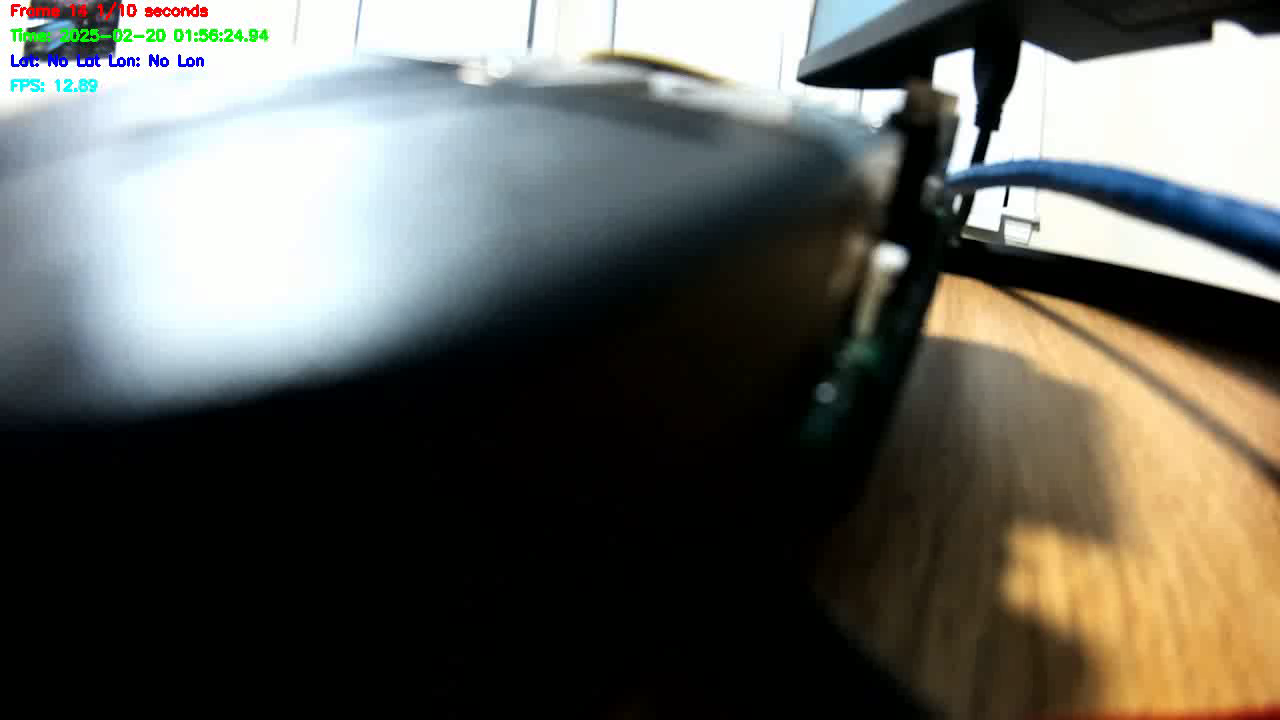
#> input picture frame 14 of test.avi, 1280 x 720 px, given in place of acrodashflip.mp4, which was not available
$ python stick_tracking.py
#> lines starting #> are read from the running program, lines starting #| are printed output that depends on the picture; after the words box and inside, x2 and y2 are one past the last pixel; in counts of white or black regions, pixels touching at a corner belong together
import cv2
import numpy as np
import os
import time

def track_tape(video_path, output_path="tracked_video.mp4", csv_output_path="tracked_data.csv"):
    """
    Tracks the center of a rectangular piece of orange tape in a video, calculates its normalized
    x, y coordinates, and outputs a video with the tracking.
    Only the top 40% of the image and the left 80% of the screen is considered for tracking.
    The output file name is incremented if a file with the same name already exists.
    Also outputs the tracking data to a CSV file, including a timestamp.
    Interpolates missing coordinates.

    Args:
        video_path (str): Path to the input video file.
        output_path (str, optional): Path to the output video file.
            Defaults to "tracked_video.mp4".
        csv_output_path (str, optional): Path to the output CSV file.
            Defaults to "tracked_data.csv".

    Returns:
        list: A list of dictionaries, where each dictionary contains the frame number,
            timestamp, and the corresponding x, and y coordinates of the tape center.
            Returns an empty list if no tape is found in the frame. Returns None if the
            video cannot be opened.

    Raises:
        cv2.error: If OpenCV encounters an error during video processing.
        Exception: For general errors like file not found.
    """
#> called with video_path = 'your_video.mp4', output_path = 'tracked_tape_video.mp4', csv_output_path = 'tracked_data.csv'
    try:
        # Open the video file
        cap = cv2.VideoCapture('acrodashflip.mp4')        # INSERT NAME OF VIDEO FILE HERE
        if not cap.isOpened():
            print(f"Error: Could not open video file: {video_path}")
            return None

        # Get video properties for output
        fps = cap.get(cv2.CAP_PROP_FPS)
        width = int(cap.get(cv2.CAP_PROP_FRAME_WIDTH))
        height = int(cap.get(cv2.CAP_PROP_FRAME_HEIGHT))
        frame_count = int(cap.get(cv2.CAP_PROP_FRAME_COUNT))

        # Check if the output video file already exists and increment the name if necessary
        output_dir = os.path.dirname(output_path)
        output_filename, output_ext = os.path.splitext(os.path.basename(output_path))
        file_index = 1
        while os.path.exists(output_path):
            output_path = os.path.join(output_dir, f"{output_filename}_{file_index}{output_ext}")
            file_index += 1

        # Check if the output CSV file already exists and increment the name if necessary
        csv_output_dir = os.path.dirname(csv_output_path)
        csv_output_filename, csv_output_ext = os.path.splitext(os.path.basename(csv_output_path))
        csv_file_index = 1
        while os.path.exists(csv_output_path):
            csv_output_path = os.path.join(csv_output_dir, f"{csv_output_filename}_{csv_file_index}{csv_output_ext}")
            csv_file_index += 1

        # Define the codec and create a VideoWriter object for output
        fourcc = cv2.VideoWriter_fourcc(*'mp4v')
        out = cv2.VideoWriter(output_path, fourcc, fps, (width, height))
        if not out.isOpened():
            cap.release()
            raise Exception(f"Error: Could not open output video file for writing: {output_path}")

        tracked_data = []
        start_time = time.time()  # Record the starting time of the video processing
        last_valid_frame = -1
        last_valid_x = 0
        last_valid_y = 0

        # Define orange color range for tape detection (in HSV color space)
        lower_orange = np.array([10, 150, 100])  # Narrowed lower bound:  More saturated, brighter
        upper_orange = np.array([20, 240, 255])  # Narrowed upper bound: Less hue range, more saturated

        print(f"Processing video: {video_path}")
        print(f"Output video saved to: {output_path}")
        print(f"Tracking data saved to: {csv_output_path}")
        frame_number = 0
        while True:
            # Read a frame from the video
            ret, frame = cap.read()
#> frame is the input picture: shape (720, 1280, 3); mean B, G, R 90, 96.7, 96.9
            if not ret:
                break

            frame_number += 1
            # Convert the frame to the HSV color space
            hsv = cv2.cvtColor(frame, cv2.COLOR_BGR2HSV)
#> hsv: shape (720, 1280, 3); mean H, S, V 58, 129.8, 105.4

            # Calculate the ROI (Region of Interest)
            roi_height = int(height * 0.4)  # Bottom 40%
            roi_y_start = height - roi_height  # Start y-coordinate of the ROI
            roi_width = int(width * 0.35)    # Left 35%
            roi_x_start = 0                # Start x-coordinate of the ROI

            # Create a mask for the bottom 40% of the image and left 35%
            mask = np.zeros_like(hsv[:, :, 0])
            mask[roi_y_start:height, roi_x_start:roi_width] = 255

            # Apply the orange color mask within the ROI mask
            orange_mask = cv2.inRange(hsv, lower_orange, upper_orange)
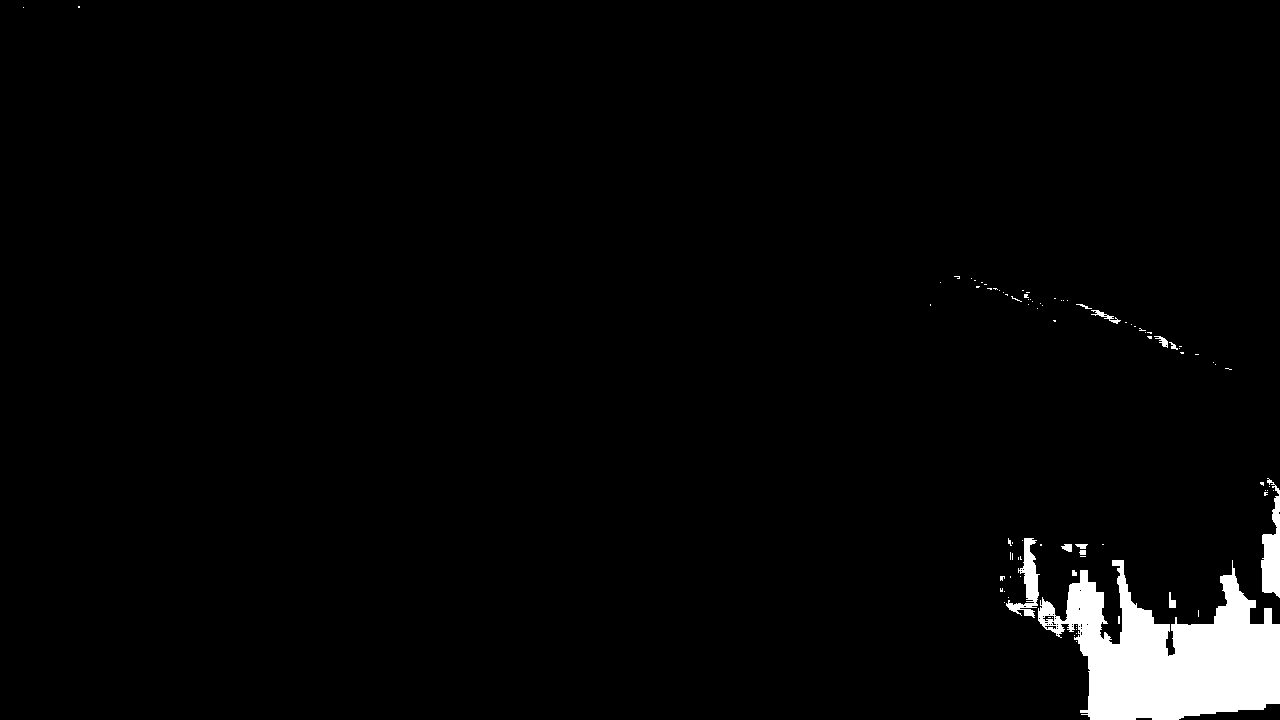
#> orange_mask: shape (720, 1280); 2.7% white; 90 white regions (78 under 20 px), largest, box (x1, y1, x2, y2) and area: (1038, 560, 1280, 720) 21783, (1261, 478, 1280, 598) 1325, (1006, 538, 1040, 618) 988
            mask = cv2.bitwise_and(orange_mask, mask)
#> mask: shape (720, 1280); every value is 0

            # Find contours in the combined mask
            contours, _ = cv2.findContours(mask, cv2.RETR_EXTERNAL, cv2.CHAIN_APPROX_SIMPLE)
#> contours = []

            largest_contour = None
            center = None

            if contours:
                largest_contour = max(contours, key=cv2.contourArea)
                M = cv2.moments(largest_contour)
                if M["m00"] != 0:
                    cX = int(M["m10"] / M["m00"])
                    cY = int(M["m01"] / M["m00"])
                    center = (cX, cY)

            if center:
                x_normalized = (center[0] / width) * 2 - 1
                y_normalized = (center[1] / height) * 2 - 1
                timestamp = time.time() - start_time
                last_valid_frame = frame_number
                last_valid_x = x_normalized
                last_valid_y = y_normalized

                tracked_data.append({
                    "frame_number": frame_number,
                    "timestamp": timestamp,
                    "x": x_normalized,
                    "y": y_normalized,
                })

                # Increased precision to 3 decimal places
                cv2.putText(frame, f"({x_normalized:.3f}, {y_normalized:.3f})",
                            (center[0] + 10, center[1] - 10), cv2.FONT_HERSHEY_SIMPLEX, 0.5,
                            (0, 255, 0), 2)
                cv2.circle(frame, center, 5, (0, 0, 255), -1)  # Draw circle only if center found

            else:
                timestamp = time.time() - start_time
                if last_valid_frame != -1:
                    tracked_data.append({
                        "frame_number": frame_number,
                        "timestamp": timestamp,
                        "x": last_valid_x,  # Use last valid x
                        "y": last_valid_y,  # Use last valid y
                    })
            out.write(frame)
            print(f"Processed frame {frame_number}/{frame_count}", end="\r")

        print(f"\nFinished processing video. Output saved to: {output_path}")
        print(f"Tracking data saved to: {csv_output_path}")
        cap.release()
        out.release()

        # Interpolate missing frames
        interpolated_data = []
        first_valid_index = -1
        last_valid_index = -1
        for i in range(len(tracked_data)):
            if last_valid_index == -1:
                interpolated_data.append(tracked_data[i])
                continue
            if i > last_valid_index + 1:
                start_frame = interpolated_data[last_valid_index]['frame_number']
                end_frame = tracked_data[i]['frame_number']
                start_x = interpolated_data[last_valid_index]['x']
                end_x = tracked_data[i]['x']
                start_y = interpolated_data[last_valid_index]['y']
                end_y = tracked_data[i]['y']

                for j in range(start_frame + 1, end_frame):
                    frame_delta = end_frame - start_frame
                    x_delta = end_x - start_x
                    y_delta = end_y - start_y

                    interp_x = start_x + (x_delta / frame_delta) * (j - start_frame)
                    interp_y = start_y + (y_delta / frame_delta) * (j - start_frame)

                    interpolated_data.append({
                        "frame_number": j,
                        "timestamp": tracked_data[i-1]['timestamp'] + (tracked_data[i]['timestamp'] - tracked_data[i-1]['timestamp']) / frame_delta,
                        "x": interp_x,
                        "y": interp_y,
                    })
                interpolated_data.append(tracked_data[i])
            else:
                interpolated_data.append(tracked_data[i])
            last_valid_index = i

        # Handle first frame if it is invalid
        if interpolated_data[0]['frame_number'] != 1:
            for i in range(1, interpolated_data[0]['frame_number']):
                interpolated_data.insert(0,{'frame_number': i, "timestamp": tracked_data[0]['timestamp'] / tracked_data[0]['frame_number'] * i, 'x': interpolated_data[0]['x'], 'y': interpolated_data[0]['y']})

        # Handle last frame if it is invalid
        if interpolated_data[-1]['frame_number'] != frame_count:
            last_valid_x = interpolated_data[-1]['x']
            last_valid_y = interpolated_data[-1]['y']
            last_valid_frame = interpolated_data[-1]['frame_number']
            time_between_frames = (tracked_data[-1]['timestamp'] - tracked_data[-2]['timestamp']) / (tracked_data[-1]['frame_number'] - tracked_data[-2]['frame_number'])
            for i in range(last_valid_frame + 1, frame_count + 1):
                interpolated_data.append({
                    "frame_number": i,
                    "timestamp": interpolated_data[-1]['timestamp'] + time_between_frames * (i - last_valid_frame),
                    "x": last_valid_x,
                    "y": last_valid_y,
                })

        # Write the interpolated tracking data to a CSV file
        with open(csv_output_path, 'w', newline='') as csvfile:
            import csv
            writer = csv.writer(csvfile)
            writer.writerow(["frame_number", "timestamp", "x", "y"])
            for data in interpolated_data:
                writer.writerow([data["frame_number"], data["timestamp"], data["x"], data["y"]])
        return interpolated_data

    except cv2.error as e:
        print(f"OpenCV error occurred: {e}")
        return None
    except FileNotFoundError:
        print(f"Error: Video file not found at {video_path}")
        return None
    except Exception as e:
        print(f"An unexpected error occurred: {e}")
        return None
if __name__ == "__main__":
    # Example usage:
    input_video_path = "your_video.mp4"
    output_video_path = "tracked_tape_video.mp4"
    csv_output_path = "tracked_data.csv"
    tracked_positions = track_tape(input_video_path, output_video_path, csv_output_path)

    if tracked_positions is not None:
        if tracked_positions:
            print("\nTracking data (frame number, timestamp, x, y):")
            for data in tracked_positions:
                print(f"Frame: {data['frame_number']:.0f}, Timestamp: {data['timestamp']:.2f}, x: {data['x']:.3f}, y: {data['y']:.3f}")
        else:
            print("No orange tape found in the video.")
    else:
        print("Error processing video (see error messages above).")

$ run again, starting later in the video
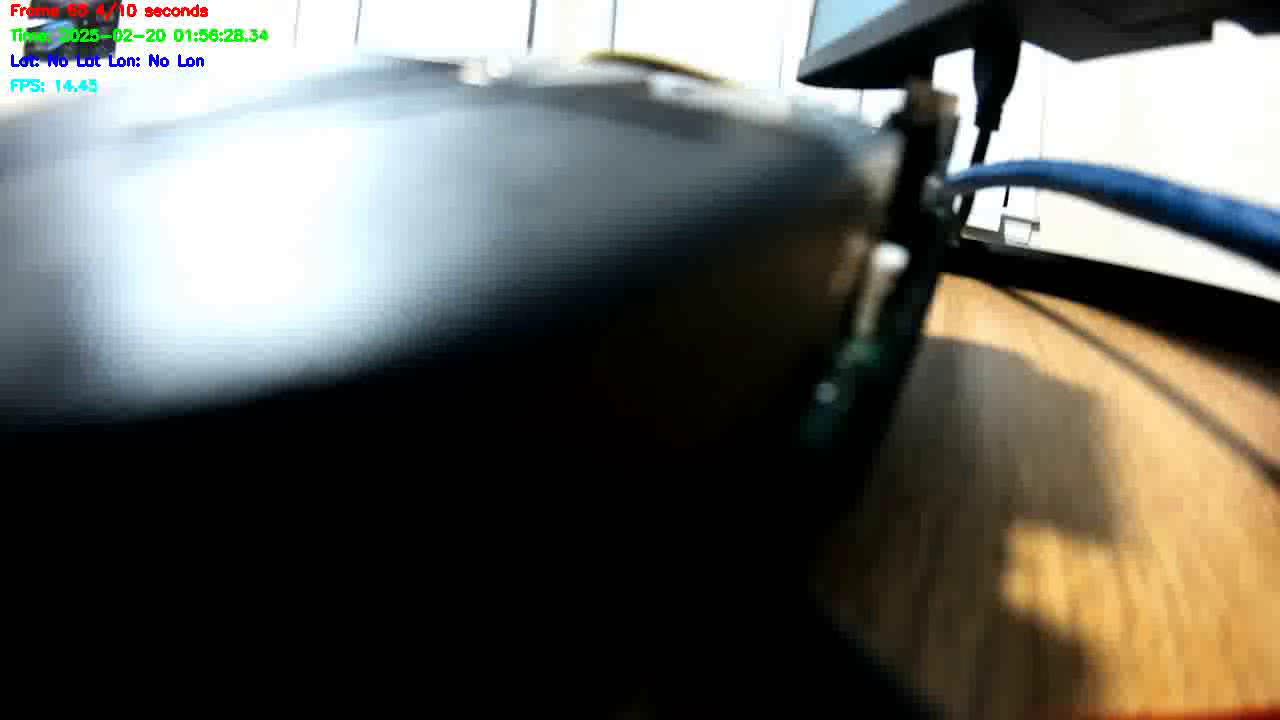
#> input picture frame 65 of test.avi, 1280 x 720 px, given in place of acrodashflip.mp4, which was not available
#> in track_tape, frame is the input picture: shape (720, 1280, 3); mean B, G, R 90.9, 97.1, 97.5
#> hsv: shape (720, 1280, 3); mean H, S, V 40.9, 63.8, 105.5
#> in track_tape, `orange_mask = cv2.inRange(hsv, lower_orange, upper_orange)`:
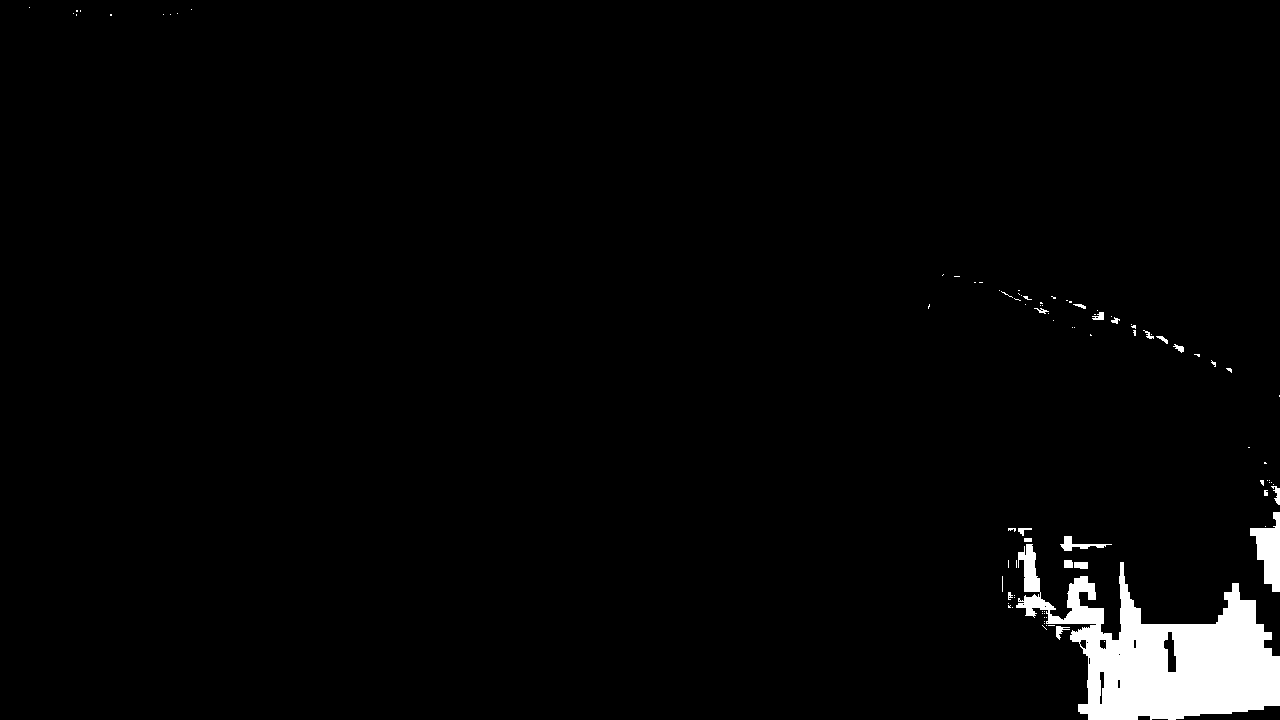
#> orange_mask: shape (720, 1280); 2.6% white; 93 white regions (74 under 20 px), largest, box (x1, y1, x2, y2) and area: (1016, 544, 1280, 720) 20952, (1250, 512, 1280, 592) 1338, (1060, 536, 1112, 551) 257
#> mask: shape (720, 1280); every value is 0
#> contours = []

$ run again, starting later in the video
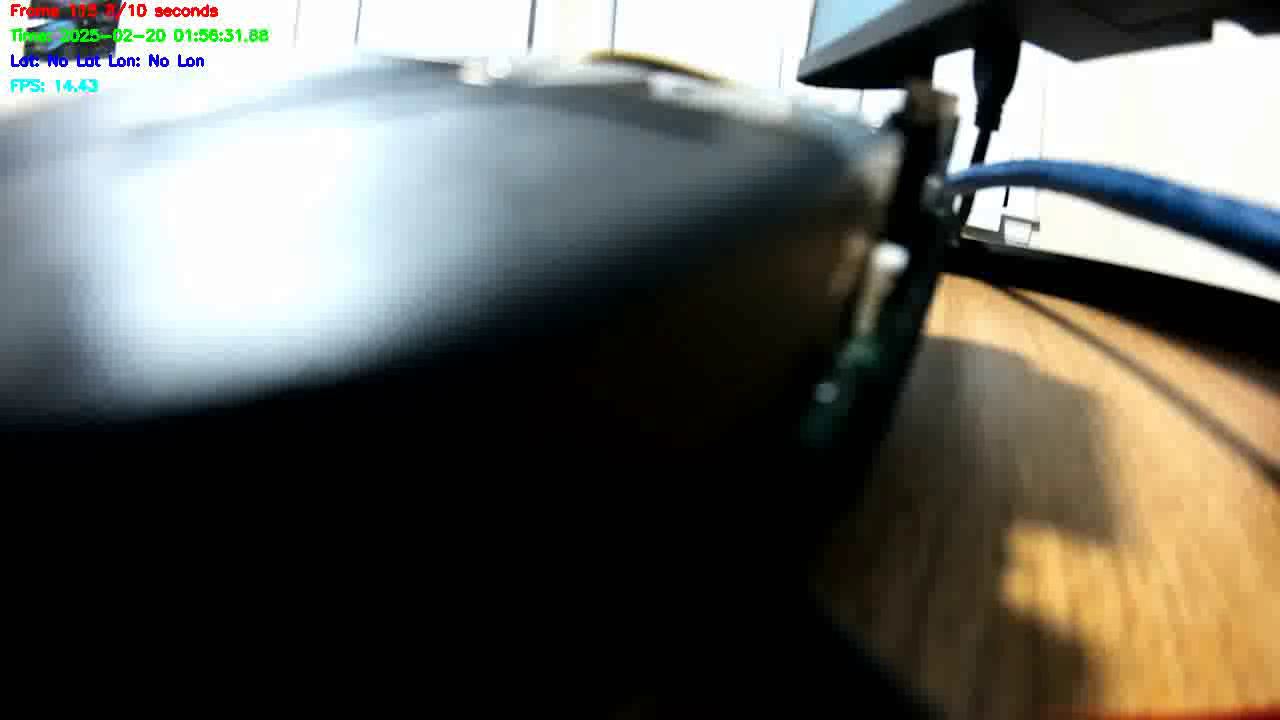
#> input picture frame 116 of test.avi, 1280 x 720 px, given in place of acrodashflip.mp4, which was not available
#> in track_tape, frame is the input picture: shape (720, 1280, 3); mean B, G, R 90.7, 96.9, 97.3
#> hsv: shape (720, 1280, 3); mean H, S, V 40.7, 63.2, 105.3
#> in track_tape, `orange_mask = cv2.inRange(hsv, lower_orange, upper_orange)`:
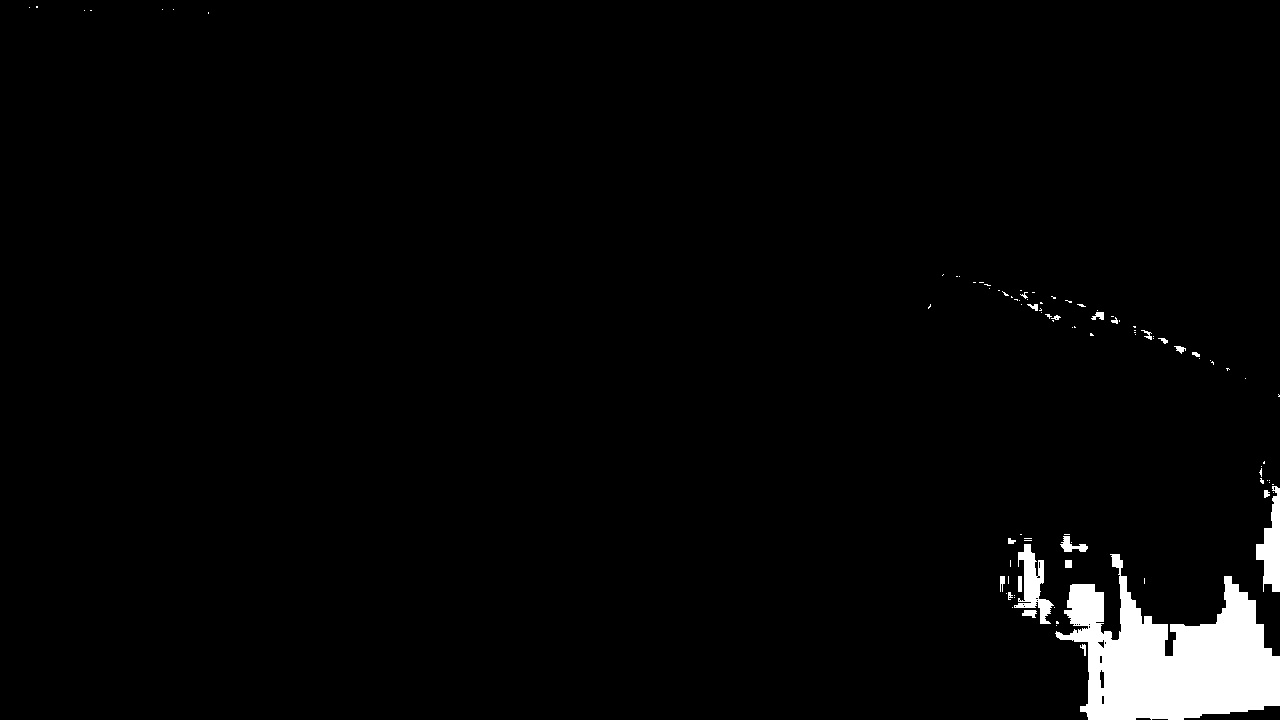
#> orange_mask: shape (720, 1280); 2.6% white; 95 white regions (74 under 20 px), largest, box (x1, y1, x2, y2) and area: (1055, 554, 1280, 720) 20431, (1256, 486, 1280, 592) 1412, (1014, 544, 1054, 624) 1272
#> mask: shape (720, 1280); every value is 0
#> contours = []
